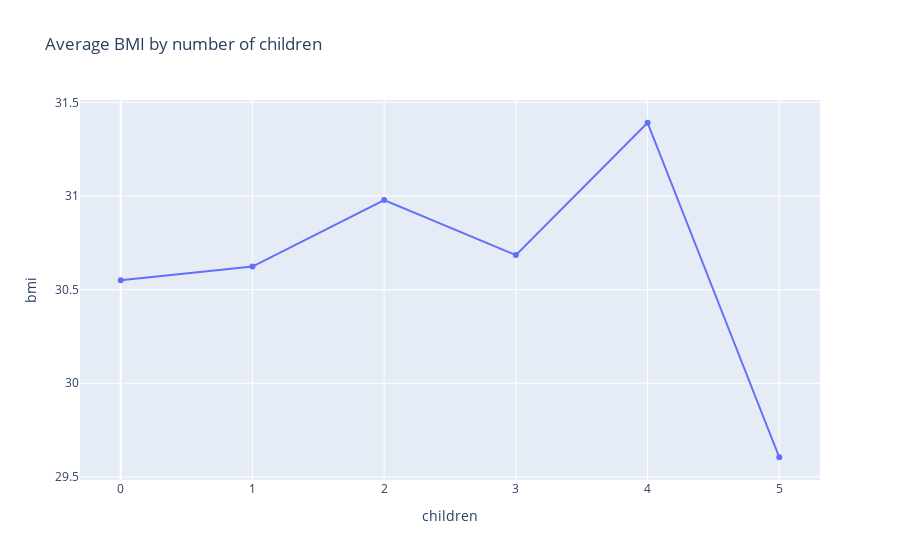

Notebook cell for this chart:
### Code cell
#Impact of having children on BMI
bmi_children = df.groupby('children')['bmi'].mean().reset_index()

fig_bmi_children = px.line(bmi_children, x= 'children', y= 'bmi', title= 'Average BMI by number of children', markers= True)
fig_bmi_children

### Figure 1 — Plotly figure (JSON) as saved in the notebook; plotly's stock layout.template omitted (floating-point values rounded to 4 significant figures)
{"data": [{"hovertemplate": "children=%{x}<br>bmi=%{y}<extra></extra>", "legendgroup": "", "line": {"color": "#636efa", "dash": "solid"}, "marker": {"symbol": "circle"}, "mode": "lines+markers", "name": "", "orientation": "v", "showlegend": false, "type": "scatter", "x": [0, 1, 2, 3, 4, 5], "xaxis": "x", "y": [30.55, 30.62, 30.98, 30.68, 31.39, 29.61], "yaxis": "y"}], "layout": {"legend": {"tracegroupgap": 0}, "title": {"text": "Average BMI by number of children"}, "xaxis": {"anchor": "y", "domain": [0, 1], "title": {"text": "children"}}, "yaxis": {"anchor": "x", "domain": [0, 1], "title": {"text": "bmi"}}}}
